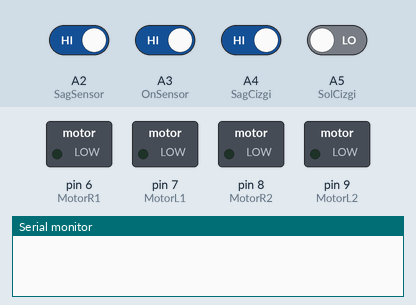
A sketch run on a simulated Arduino Uno, built with avr-gcc and run on an emulated ATmega328P. Parts: switched loads named in the sketch (green lamp = pin HIGH), the last lines printed to the serial monitor. The test bench sets the inputs (shaded band); at power-on: A2 (SagSensor), A3 (OnSensor), A4 (SagCizgi) HIGH, A5 (SolCizgi) LOW.

Above: at 0.8 s.
0.9 s: A3 (OnSensor) driven LOW
2.4 s: A4 (SagCizgi) driven LOW and A5 (SolCizgi) driven HIGH
At 3.4 s:
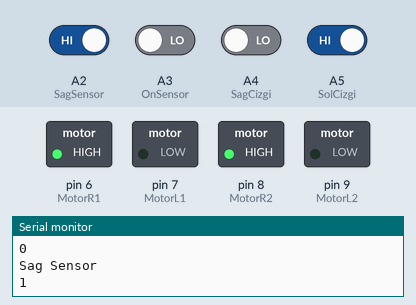
4.4 s: A2 (SagSensor) driven LOW and A3 (OnSensor) driven HIGH
At 6.2 s:
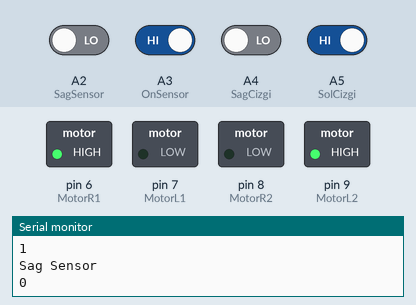
Timing chart, 0 to 7.7 s (numbered marks = the images above; inputs shaded):
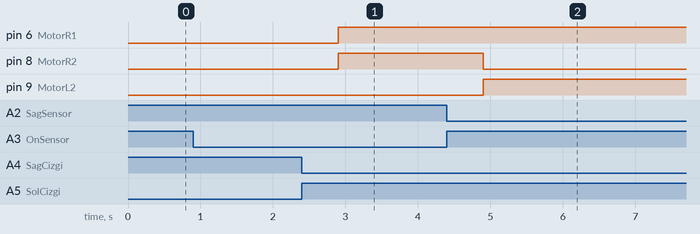

Measured:
- after the input at 2.4 s, pin 6 (MotorR1), pin 8 (MotorR2): LOW → HIGH after 0.50 s
- after the input at 4.4 s, pin 8 (MotorR2): HIGH → LOW after 0.50 s; pin 9 (MotorL2): LOW → HIGH after 0.50 s

The sketch:

sketch_mar26a.ino
```cpp
#define OnSensor A3
#define SagSensor A2
#define SagCizgi A4
#define SolCizgi A5

#define MotorR1 6
#define MotorL1 7
#define MotorR2 8
#define MotorL2 9


void setup() {

  pinMode(OnSensor, INPUT);
  pinMode(SagSensor, INPUT);
  pinMode(SagCizgi, INPUT);
  pinMode(SolCizgi, INPUT);

  pinMode(MotorR1, OUTPUT);
  pinMode(MotorR2, OUTPUT);
  pinMode(MotorL1, OUTPUT);
  pinMode(MotorL2, OUTPUT);

  Serial.begin(9600);

  while (digitalRead(OnSensor) == 1);

}

void loop() {
  Serial.println("Sag Cizgi");
  Serial.println(digitalRead(SagCizgi));
  Serial.println("Sol Cizgi");
  Serial.println(digitalRead(SolCizgi));
  Serial.println("On Sensor");
  Serial.println(digitalRead(OnSensor));
  Serial.println("Sag Sensor");
  Serial.println(digitalRead(SagSensor));
  delay(1000);

    if(digitalRead(SolCizgi) == 1 && digitalRead(SagCizgi) == 0) {
      if(digitalRead(OnSensor) == 0 && digitalRead(SagSensor) == 0){
        ileri();
      }
      if(digitalRead(OnSensor) == 1 && digitalRead(SagSensor) == 0){
        sag();
      }
      if(digitalRead(OnSensor) == 0 && digitalRead(SagSensor) == 1){
        ileri();
      }
    }
}

void ileri() {
  digitalWrite(MotorR1, HIGH);
  digitalWrite(MotorR2, HIGH);

  digitalWrite(MotorL1, LOW);
  digitalWrite(MotorL2, LOW);

}

void geri() {
  digitalWrite(MotorR1, LOW);
  digitalWrite(MotorR2, LOW);

  digitalWrite(MotorL1, HIGH);
  digitalWrite(MotorL2, HIGH);

}

void sag() {
  digitalWrite(MotorR1, HIGH);
  digitalWrite(MotorR2, LOW);

  digitalWrite(MotorL1, LOW);
  digitalWrite(MotorL2, HIGH);

}

void sol() {
  digitalWrite(MotorR1, LOW);
  digitalWrite(MotorR2, HIGH);

  digitalWrite(MotorL1, HIGH);
  digitalWrite(MotorL2, LOW);

}
```
